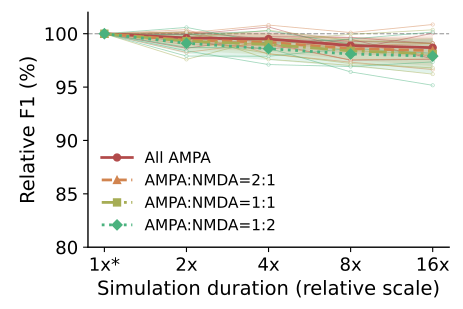

The Python source for this figure:
import csv
import os
from pathlib import Path

import matplotlib
matplotlib.use("Agg")
import matplotlib.pyplot as plt
import numpy as np
import torch
from torch import nn

FIGURE = 'Figure3_a2'
AXIS = 'a'
LEVELS = [('duration_1x', '1x'), ('duration_2x', '2x'), ('duration_4x', '4x'), ('duration_8x', '8x'), ('duration_16x', '16x')]
METRIC = 'f1'
X_LABEL = 'Simulation duration (relative scale)'
Y_LABEL = 'Relative F1 (%)'
BASELINE = 'duration_1x'
CASES = ("all_ampa", "ampa_nmda_2to1", "ampa_nmda_1to1", "ampa_nmda_1to2")
LABELS = ("All AMPA", "AMPA:NMDA=2:1", "AMPA:NMDA=1:1", "AMPA:NMDA=1:2")
COLORS = ("#B24A4A", "#D1844F", "#A6AD55", "#4AB27E")
MARKERS = ("o", "^", "s", "D")
STYLES = ("-", "--", "-.", ":")


class Bilinear(nn.Module):
    def __init__(self, device):
        super().__init__()
        self.weight = nn.Parameter(torch.zeros((1, 500, 500), device=device))
        self.register_buffer("bias", torch.zeros(1, device=device))

    def forward(self, x):
        return torch.einsum("...i,ij,...j->...", x, self.weight[0], x).unsqueeze(-1) + self.bias


class Model(nn.Module):
    def __init__(self, steps, device):
        super().__init__()
        self.steps = steps
        self.tau_rise = nn.Parameter(torch.zeros(500, device=device))
        self.tau_decay = nn.Parameter(torch.zeros(500, device=device))
        self.omega = nn.Parameter(torch.zeros(500, device=device))
        self.v_th = nn.Parameter(torch.zeros((), device=device))
        self.reset_amp = nn.Parameter(torch.zeros((), device=device))
        self.tau_reset = nn.Parameter(torch.zeros((), device=device))
        self.bilinear = Bilinear(device)
        self.kernel_fft = None
        self.reset_alpha = None
        self.reset_amplitude = None
        self.reset_powers = None

    def forward(self, x):
        full_length = 2 * self.steps - 1
        fft_size = 1 << (full_length - 1).bit_length()
        if self.kernel_fft is None:
            lag = (torch.arange(self.steps, dtype=self.omega.dtype, device=self.omega.device) - .5).clamp_min(0.)
            kernels = self.omega[:, None] * (1 - torch.exp(-lag[None] / self.tau_rise[:, None])) * torch.exp(-lag[None] / self.tau_decay[:, None])
            self.kernel_fft = torch.fft.rfft(kernels, n=fft_size, dim=1)
            tau = torch.clamp(torch.abs(self.tau_reset), min=1e-4).to(dtype=self.omega.dtype)
            self.reset_alpha = torch.exp(-torch.ones((), device=self.omega.device, dtype=self.omega.dtype) / tau)
            self.reset_amplitude = torch.abs(self.reset_amp).to(dtype=self.omega.dtype)
            self.reset_powers = self.reset_alpha.pow(torch.arange(self.steps, device=self.omega.device, dtype=self.omega.dtype))
        x_fft = torch.fft.rfft(x, n=fft_size, dim=2)
        filtered = torch.fft.irfft(x_fft * self.kernel_fft.unsqueeze(0), n=fft_size, dim=2)[..., :self.steps].permute(0, 2, 1)
        drive = (self.bilinear(filtered) + torch.sum(filtered, dim=2).unsqueeze(-1)).squeeze(-1)
        alpha, amplitude, powers = self.reset_alpha, self.reset_amplitude, self.reset_powers
        voltage = torch.empty_like(drive)
        reset = torch.zeros((), device=drive.device, dtype=drive.dtype)
        t = 0
        while t < self.steps:
            segment = drive[0, t:] + reset * powers[:self.steps - t]
            found = torch.nonzero(segment >= self.v_th, as_tuple=False)
            if found.numel() == 0:
                voltage[0, t:] = segment
                break
            offset = int(found[0, 0].item())
            voltage[0, t:t + offset + 1] = segment[:offset + 1]
            at_spike = reset * powers[offset]
            reset = alpha * at_spike - amplitude
            t += offset + 1
        return voltage


def spike_counts(truth, predicted):
    used = np.zeros(len(predicted), dtype=bool)
    matched = 0
    for spike in truth:
        possible = np.flatnonzero((~used) & (np.abs(predicted - spike) <= 10.))
        if len(possible):
            closest = possible[np.argmin(np.abs(predicted[possible] - spike))]
            used[closest] = True
            matched += 1
    return matched, int((~used).sum()), len(truth) - matched


def evaluate_group(folder, state, device):
    inputs = np.load(folder / "test_ip.npy", mmap_mode="r", allow_pickle=False)
    voltage = np.load(folder / "test_op.npy", mmap_mode="r", allow_pickle=False)
    spikes = np.load(folder / "test_spike_time.npy", allow_pickle=True)
    assert len(inputs) == len(voltage) == len(spikes) == 100 and inputs.shape[1] == 500
    assert voltage.shape[1] == inputs.shape[2]
    model = Model(inputs.shape[2], device)
    model.load_state_dict(state, strict=True)
    model.eval()
    assert torch.count_nonzero(torch.diagonal(model.bilinear.weight[0])).item() == 0
    threshold = float(model.v_th.detach().cpu())
    totals = np.zeros(9, dtype=np.float64)
    with torch.inference_mode():
        for i in range(100):
            x = torch.as_tensor(np.array(inputs[i:i + 1]), dtype=torch.float32, device=device)
            prediction = model(x).cpu().numpy()[0]
            target = np.asarray(voltage[i], dtype=np.float64)
            truth = np.asarray(spikes[i], dtype=np.float64).ravel()
            assert np.isfinite(target).all() and np.isfinite(truth).all()
            mask = np.ones(len(target), dtype=bool)
            for spike in truth:
                mask[max(0, int(np.floor(spike - 10))):min(len(mask), int(np.ceil(spike + 10)) + 1)] = False
            residual = (target - prediction)[mask]
            above = prediction >= threshold
            predicted = np.flatnonzero(above[1:] & ~above[:-1]) + 1
            if above[0]:
                predicted = np.r_[0, predicted]
            tp, fp, fn = spike_counts(truth, predicted)
            totals += np.array([len(residual), residual.sum(), residual @ residual,
                                len(target), target.sum(), target @ target, tp, fp, fn], dtype=np.float64)
    nr, sr, ssr, nt, st, sst, tp, fp, fn = totals
    ve = 1 - (ssr / nr - (sr / nr) ** 2) / (sst / nt - (st / nt) ** 2)
    f1 = 2 * tp / (2 * tp + fp + fn) if 2 * tp + fp + fn else 0.
    return np.array([ve, f1])




def write_table(path, columns, runs, means, stds):
    values = np.asarray(runs)
    if values.ndim != 2 or values.shape[0] != len(columns) or len(means) != len(columns) or len(stds) != len(columns):
        raise ValueError("Unexpected source table shape")
    path.parent.mkdir(parents=True, exist_ok=True)
    temporary = path.with_name(f".{path.name}.{os.getpid()}.tmp")
    try:
        with temporary.open("w", encoding="utf-8", newline="") as stream:
            writer = csv.writer(stream)
            writer.writerow(["run", *columns])
            for index in range(values.shape[1]):
                writer.writerow([f"run_{index + 1}", *values[:, index]])
            writer.writerow(["mean", *means])
            writer.writerow(["std", *stds])
        os.replace(temporary, path)
    finally:
        if temporary.exists():
            temporary.unlink()


def write_metrics_table(path, cases, levels, values, normalized):
    columns, runs, means, stds = [], [], [], []
    for case_index, case in enumerate(cases):
        for level_index, (level, _) in enumerate(levels):
            for metric_index, metric in enumerate(("VE", "F1")):
                raw = values[case_index, level_index, :, metric_index]
                relative = normalized[case_index, level_index, :, metric_index]
                columns.extend((f"{case}_{level}_{metric}_raw", f"{case}_{level}_{metric}_relative_percent"))
                runs.extend((raw, relative * 100.0))
                means.extend((raw.mean(), relative.mean() * 100.0))
                stds.extend((raw.std(ddof=0), relative.std(ddof=0) * 100.0))
    write_table(path, columns, runs, means, stds)


def main():
    torch.set_num_threads(2)
    torch.backends.cuda.matmul.allow_tf32 = False
    torch.backends.cudnn.allow_tf32 = False
    device = torch.device("cuda:0" if torch.cuda.is_available() else "cpu")
    root = Path(__file__).resolve().parents[3]
    data_root = root / "nc_final_data" / "Figure3" / f"Figure3_{AXIS}"
    result_root = root / "nc_final_source_data" / "Figure3" / f"Figure3_{AXIS}"
    baseline_index = [name for name, _ in LEVELS].index(BASELINE)
    values = np.empty((4, len(LEVELS), 5, 2), dtype=float)
    for case_index, case in enumerate(CASES):
        checkpoint = torch.load(data_root / case / "dbnn_checkpoint.pt", map_location="cpu", weights_only=True)
        assert list(checkpoint) == ["model_state"]
        for level_index, (level, _) in enumerate(LEVELS):
            for group_index in range(5):
                folder = data_root / case / level / f"group_{group_index + 1}"
                values[case_index, level_index, group_index] = evaluate_group(folder, checkpoint["model_state"], device)
    normalized = values / values[:, baseline_index:baseline_index + 1, :, :]
    metric_index = 0 if METRIC == "ve" else 1
    mean = normalized[:, :, :, metric_index].mean(axis=2) * 100.
    std = normalized[:, :, :, metric_index].std(axis=2, ddof=0) * 100.
    positions = np.arange(len(LEVELS), dtype=float)
    write_metrics_table(result_root / f"Figure3_{AXIS}.csv", CASES, LEVELS, values, normalized)
    plt.rcParams.update({"font.size": 13, "axes.labelsize": 14, "xtick.labelsize": 13,
                         "ytick.labelsize": 13, "legend.fontsize": 11, "axes.linewidth": 1.,
                         "pdf.fonttype": 42, "ps.fonttype": 42})
    fig, ax = plt.subplots(figsize=(333. / 72., 222. / 72.))
    for i in range(len(CASES)):
        ax.fill_between(positions, mean[i] - std[i], mean[i] + std[i], color=COLORS[i], alpha=.16, linewidth=0)
        for repeat in range(normalized.shape[2]):
            ax.plot(positions, normalized[i, :, repeat, metric_index] * 100., color=COLORS[i],
                    linewidth=.65, alpha=.48, marker="o", markersize=2.4,
                    markerfacecolor="white", markeredgewidth=.45, zorder=2)
        ax.plot(positions, mean[i], color=COLORS[i], marker=MARKERS[i], linestyle=STYLES[i],
                markersize=5, linewidth=2, label=LABELS[i], zorder=3)
    ticks = [label for _, label in LEVELS]
    ticks[baseline_index] += "*"
    ax.set_xticks(positions, ticks)
    ax.set_xlabel(X_LABEL)
    ax.set_ylabel(Y_LABEL)
    if AXIS == "a":
        ax.set_ylim(80., 102.)
        ax.set_yticks(np.arange(80., 101., 5.))
    else:
        combined = np.r_[np.ravel(mean - std), np.ravel(mean + std), 100.]
        lower = 5. * np.floor((float(combined.min()) - 3.) / 5.)
        upper = 5. * np.ceil((float(combined.max()) + 3.) / 5.)
        step = 5. if upper - lower <= 20. else 10.
        ax.set_ylim(lower, upper)
        ax.set_yticks(np.arange(step * np.ceil(lower / step), upper + .1 * step, step))
    ax.axhline(100., color="0.65", linestyle="--", linewidth=.9, zorder=0)
    ax.spines["top"].set_visible(False)
    ax.spines["right"].set_visible(False)
    ax.legend(frameon=False, fontsize=11, loc="best")
    fig.subplots_adjust(left=.19, right=.97, bottom=.28 if AXIS == "b" else .20, top=.96)
    fig.savefig(Path(__file__).with_suffix(".pdf"), format="pdf")
    plt.close(fig)


if __name__ == "__main__":
    main()
